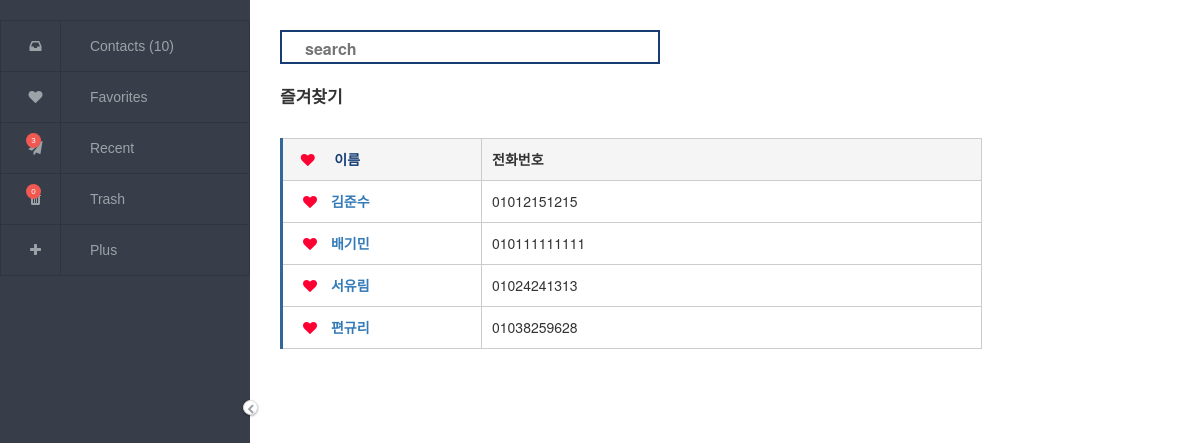
Page /favorite on the committed database.
### ADDRESSBOOK.py (models this page shows, shortened)
class PERSON(db.Model):
   id=db.Column(db.Integer, primary_key=True, unique=True, autoincrement=True)
   name=db.Column(db.String(50), nullable=False, default='')
   number=db.Column(db.String(50), nullable=False, default='')
   email=db.Column(db.String(50), nullable=False, default='')
   favorite=db.Column(db.String(10), default="♡")
   deleted=db.Column(db.Boolean, default=False)

### ADDRESSBOOK.py (the view)
@app.route("/favorite")
def show_favorite():
	return render_template('favorite.html',contact_count=PERSON.query.filter_by(deleted=False).count(),
		FAVORITE=PERSON.query.filter_by(favorite='♥', deleted=False).order_by("name"),trashcount=PERSON.query.filter_by(deleted=True).count())

### templates/favorite.html (shortened to what this page needs)
<!doctype html>
<html lang="kr">
   <head>
<link rel="stylesheet" href="http://netdna.bootstrapcdn.com/font-awesome/4.3.0/css/font-awesome.min.css" />
<link rel="stylesheet" href="http://maxcdn.bootstrapcdn.com/bootstrap/3.3.7/css/bootstrap.min.css" />
<link rel="stylesheet" href="{{ url_for('static', filename='css/main.css')}}"/>
<link rel="stylesheet" href="https://maxcdn.bootstrapcdn.com/font-awesome/4.7.0/css/font-awesome.min.css" />
</head>
<body>
<nav>
   <label for="menu_state"><i class="fa"></i></label>
   <ul>
      <li>
         <a href="/">
            <i class="fa fa-inbox"></i>
            <span>Contacts ({{contact_count}})</span>
         </a>
      </li>
      <li>
         <a href="/favorite">
            <i class="fa fa-heart"></i>
            <span>Favorites</span>
         </a>
      </li>
      <li data-content="3" class="unread">
         <a href="/recent">
            <i class="fa fa-paper-plane"></i>
            <span>Recent</span>
         </a>
      </li>
      <li data-content={{trashcount}} class="unread">
         <a href="/trash">
            <i class="fa fa-trash"></i>
            <span>Trash</span>
         </a>
      </li>
      <li>
         <a href="/new" onclick="layer_open('add'); return false;">
            <i class="fa fa-plus"></i>
            <span>Plus</span></a>
      </li>
   </ul>
</nav>
<main>
   <div>
       <span>
      <form class="search-bar" action="/search/favorite" method="POST">
         <input type='text' name='string' class='input_text' placeholder='search'>
         </form>
         </span>
        <table class="contact_list">
        <thead><p style="font-weight: bold; font-size: 17px; margin-left: 30px; margin-top: 20px">즐겨찾기</p>
                    </div>
        <tbody>
          <tr>
              <th scop="row" style="background: #f5f5f5">&nbsp;&nbsp;<i class="fa fa-heart" style="color:#ff0033"></i>&nbsp;&nbsp;&nbsp;&nbsp;&nbsp;이름</th>
              <td style="background:#f5f5f5;font-weight: bold">전화번호</td> </tr>
              {%- for i in FAVORITE %}
              <th scope="row">
              <a href="/favorite/{{i.id}}"  title = "{{i.favorite}}" class="fa fa-heart-o" style="color :#ff0033" name="favoriticon"> </a>
              <a href = "#{{i.name}}" class="btn-example" onclick="layer_open('{{i.name}}'); return false;" > {{i.name }}</a>
              </th>
              <td>{{ i.number }}</td>
       {%- endfor %}
       </tbody>
</main>
</body>
</html>

### static/css/main.css (style rules this page uses)
input[type="checkbox"]:checked ~ nav { width: 250px; }
input[type="checkbox"]:checked ~ nav label[for="menu_state"] i::before { content: "\f053"; }
input[type="checkbox"]:checked ~ nav ul { width: 100%; }
input[type="checkbox"]:checked ~ nav ul li a i { border-right: 1px solid #2f343e; }
input[type="checkbox"]:checked ~ nav ul li a span { opacity: 1; transition: opacity 0.25s ease-in-out; }
input[type="checkbox"]:checked ~ main { left: 250px; }
nav { position: fixed; z-index: 9; top: 0; left: 0; bottom: 0; background: #383e49; color: #9aa3a8; width: 50px; font-family: 'Montserrat', sans-serif; font-weight: lighter; transition: all 0.15s ease-in-out; }
nav label[for="menu_state"] i { cursor: pointer; position: absolute; top: 50%; right: -8px; box-shadow: 0 1px 3px rgba(0,0,0,0.12), 0 1px 2px rgba(0,0,0,0.24); background: #fff; font-size: 10px; display: flex; justify-content: center; align-items: center; height: 15px; width: 15px; border-radius: 50%; border: 1px solid #ddd; transition: width 0.15s ease-in-out; z-index: 1; }
nav label[for="menu_state"] i::before { margin-top: 2px; content: "\f054"; }
nav ul { overflow: hidden; display: block; width: 50px; list-style-type: none; padding: 0; margin: 0; }
nav ul li { border: 1px solid #2f343e; position: relative; }
nav ul li.unread:after { content: attr(data-content); position: absolute; top: 10px; left: 25px; display: flex; justify-content: center; align-items: center; width: 15px; height: 15px; border-radius: 50%; color: #fff; background: #ef5952; font-size: 8px; }
nav ul li:not(:last-child) { border-bottom: none; }
nav ul li a { position: relative; display: block; white-space: nowrap; text-decoration: none; color: #9aa3a8; height: 50px; width: 100%; transition: all 0.15s ease-in-out; }
nav ul li a * { height: 100%; display: inline-block; }
nav ul li a i { text-align: center; width: 50px; z-index: 999999; }
nav ul li a i.fa { line-height: 50px; }
nav ul li a span { padding-left: 25px; opacity: 0; line-height: 50px; transition: opacity 0.1s ease-in-out; }
main { position: absolute; transition: all 0.15s ease-in-out; top: 0; left: 50px; }
label { display: inline-block; width: 90px; text-align: right; }
table.contact_list { border-collapse: collapse; text-align: left; line-height: 1.5; border-top: 1px solid #ccc; border-left: 3px solid #369; margin : 30px 30px; }
table.contact_list th { width: 200px; padding: 10px; margin-left: 30px font-weight: bold; vertical-align: top; color: #153d73; border-right: 1px solid #ccc; border-bottom: 1px solid #ccc; }
table.contact_list td { width: 500px; padding: 10px; vertical-align: top; border-right: 1px solid #ccc; border-bottom: 1px solid #ccc; }
* { margin: 0; padding: 0; }
body { margin: 100px; }
div form.search-bar { display: inline-block; width: 380px; height: 34px; border: 2px solid #153d73; background: white; margin-left: 30px; margin-top :30px; padding: 0 20px 5px; }
div form input { width: 300px; height: 21px; margin: 6px 0 0 3px; border: 0; line-height: 21px; font-weight: bold; font-size: 16px; outline: none; }

### templates/favorite.html (style rules this page uses)
a { margin-left:10px; }
body { background: url(https://static.pexels.com/photos/8252/hand.jpg) no-repeat center center fixed; -webkit-background-size: cover; -moz-background-size: cover; -o-background-size: cover; background-size: cover; }

### rows in the picture
PERSON: name "김준수", number "01012151215"
PERSON: name "배기민", number "010111111111"
PERSON: name "서유림", number "01024241313"
PERSON: name "편규리", number "01038259628"

### other values in the picture
{{ contact_count }} "10"
